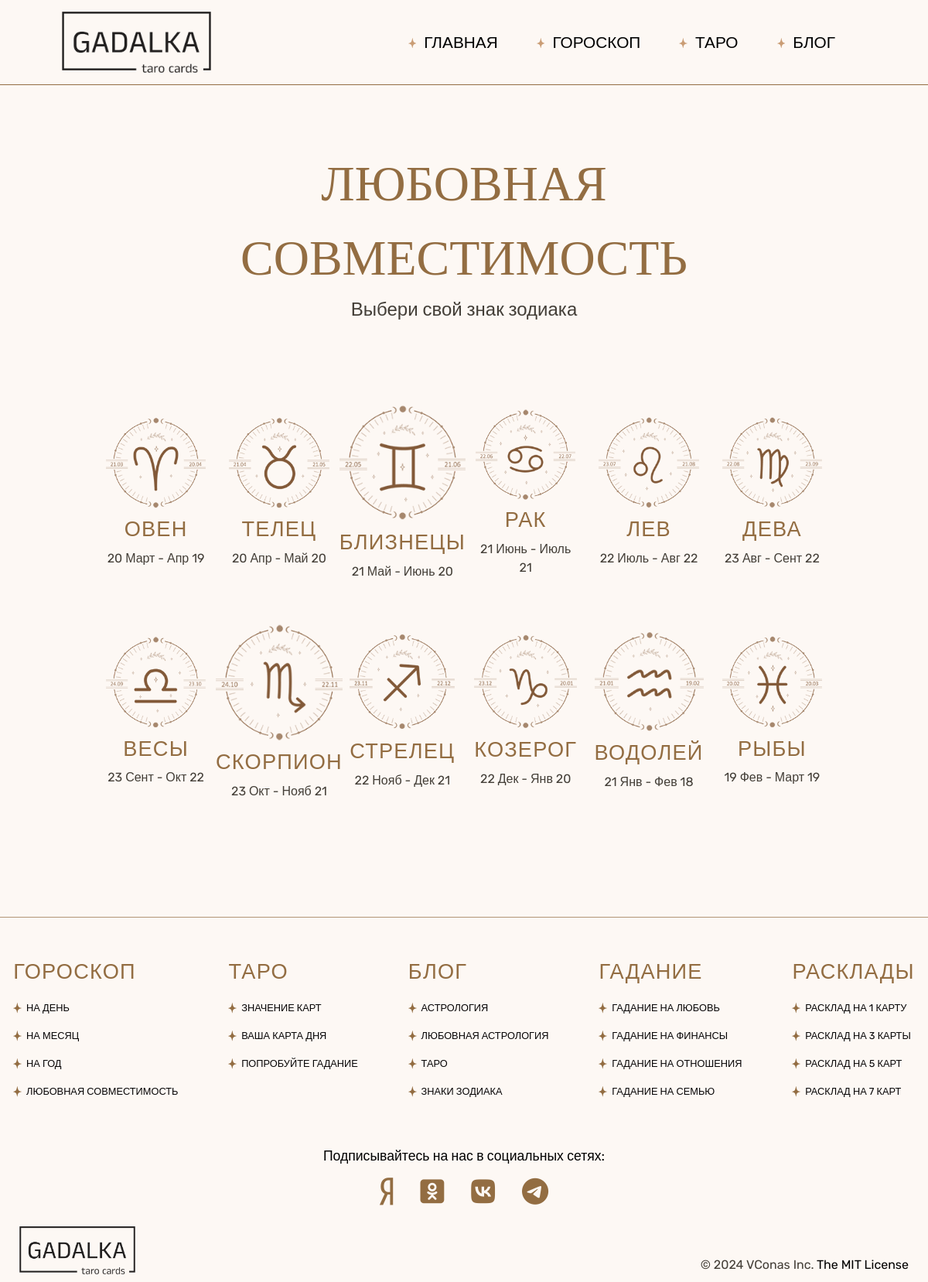
Screenshot of /pages/love-compatibility/love.php with the database file from the repository.
### tables this page shows
CREATE TABLE `signs` (
  `id` int NOT NULL,
  `sign_ru` varchar(16) NOT NULL,
  `sign_en` varchar(16) NOT NULL,
  `date_from` date NOT NULL,
  `date_to` date NOT NULL,
  `sign_type` int NOT NULL,
  `description` varchar(1024) NOT NULL
);

### public/parts/header/nav-links.php (called while the page is built, shortened)
<?
class Link {
    public function __construct($title, $links = [], $url = '#', $place = 3) {
        $this->title = $title;
        $this->url = $url;
        $this->links= $links;
    }
}
$links = [
    new Link("Главная", [], '/'),
    new Link('Гороскоп', [
        new Link('На День', [], '/horoscope'),
        new Link('На Месяц', [], '/horoscope?on=month'),
        new Link('На Год', [], '/horoscope?on=year'),
        new Link('Любовная Совместимость', [], '/love-compatibility'),
    ], '/horoscope', LinkPlace::$Both),
    new Link('Таро', [
        new Link('Значение карт', [], '/taro/cards'),
        new Link('Ваша карта дня', [], '/'),
        new Link('Попробуйте гадание', [], '/'),
    ], '/cards', LinkPlace::$Both),
    new Link('Блог', [
        new Link('Астрология'),
        new Link('Любовная Астрология'),
        new Link('Таро'),
        new Link('Знаки зодиака'),
    ], '/blog', LinkPlace::$Both),
    new Link('Гадание', [
        new Link('Гадание на любовь'),
        new Link('Гадание на финансы'),
        new Link('Гадание на отношения'),
        new Link('Гадание на семью'),
    ], '#', LinkPlace::$Footer),
    new Link('Расклады', [
        new Link('Расклад на 1 карту'),
        new Link('Расклад на 3 карты'),
        new Link('Расклад на 5 карт'),
        new Link('Расклад на 7 карт'),
    ], '#', LinkPlace::$Footer)
];

### public/php/sign.php (called while the page is built, shortened)
<?
class Sign {
    private static $short_month_list = [
        'янв', 'фев', 'март', 'апр', 'май', 'июнь', 'июль', 'авг', 'сент', 'окт', 'нояб', 'дек'
    ];
    public $date_from;
    public $date_to;
    public function __construct($id = 0, $name_ru='', $name_en='', $date_from='', $date_to='', $description='') {
        $this->name_ru = $name_ru;
        $this->name_en = $name_en;
        $this->date_from = $date_from;
        $this->date_to = $date_to;
    }
    public static function NewSignFromSQLRow($row) {
        return new Sign($row['id'], $row['sign_ru'], $row['sign_en'], $row['date_from'], $row['date_to'], $row['description']);
    }
    public function ShortDatesString() {
        $timestamp_from = strtotime($this->date_from);
        $month_from = Sign::$short_month_list[date('m', $timestamp_from)-1];
        $day_from = date("d", $timestamp_from);
        $timestamp_to = strtotime($this->date_to);
        $month_to = Sign::$short_month_list[date('m', $timestamp_to)-1];
        $day_to = date("d", $timestamp_to);
        return mb_convert_case($day_from.' '.  $month_from.' - '.$month_to.' '.$day_to, MB_CASE_TITLE, "UTF-8");
    }
    public static function GetSignArrayFromDB() {
        $m = new mysqli(getenv('dbhost'),getenv('dbuser'), getenv('dbpass'), getenv('dbname'));
        $r = $m->query("SELECT * FROM signs");
        $signs = [];
        while($row = $r->fetch_assoc()) {
            array_push($signs, Sign::NewSignFromSQLRow($row));
        }
        return $signs;
    }
}

### public/pages/love-compatibility/love.php (the view, shortened to what this page needs)
<?$root = realpath($_SERVER["DOCUMENT_ROOT"]);?>
<!DOCTYPE html>
<html lang="ru">
<head>
    <?
        require_once($root.'/php/sign.php');
        include_once($root.'/parts/head.php');
        $signs = Sign::GetSignArrayFromDB();
    ?>
    <link rel="stylesheet" href="..\..\parts/header/header.css">
    <link rel="stylesheet" href="..\..\parts/footer/footer.css">
	<link rel="stylesheet" href="..\..\parts/css-normalize.css">
    <link rel="stylesheet" href="/pages/love-compatibility/love.css">
    <link rel="stylesheet" href="..\..\main.css">
</head>
<body class="light">
    <? require_once($root . '/parts/header/header.php'); ?>
    <div class="love-outer" itemscope itemtype="http://schema.org/ItemList">
        <div class="love-container">
            <div class="title-area">
                <h1 class="title-text light-bg" itemprop="name">Любовная совместимость</h1>
                <p class="h1-subtitle-text light-bg" itemprop="description">Выбери свой знак зодиака</p>
            </div>
            <?
                echo '<section>';
                $counter = 0;
                foreach ($signs as $key => $sign) {
                    ?>
                            <div class="sign" itemprop="itemListElement" itemscope itemtype="http://schema.org/ListItem">
                                <a href="love-compatibility/sign?sign=<?=$sign->name_en;?>" itemprop="url">
                                    <div class="img-wrapper"><img itemprop="image" src="../../img/zodiac-signs/circle/<?=$sign->name_en;?>.png" alt="zodiac-sign-<?=$sign->name_en;?>"></div>
                                    <div class="sign-name" itemprop="name">
                                        <h4 class="title-text light-bg"><?=$sign->name_ru;?></h4>
                                        <p class="date h4-subtitle-text light-bg"><?=$sign->ShortDatesString()?></p>
                                    </div>
                                </a>
                            </div>
                    <?
                    $counter++;
                    if($counter == 6) echo '</section><section>';
                }
                echo '</section>';
                ?>
        </div>
    </div>
    <? require_once($root.'/parts/footer/footer.php') ?>
</body>
</html>

### public/parts/head.php (shortened to what this page needs)
<link rel="stylesheet" href="https://cdnjs.cloudflare.com/ajax/libs/font-awesome/6.5.2/css/all.css" />

### public/parts/header/header.php (shortened to what this page needs)
<header class="header" itemscope itemtype="http://schema.org/WPHeader">
    <div class="header-wrapper">
        <span class="logo" itemscope itemtype="http://schema.org/Organization">
            <a href="/" itemprop="url">
                <img src="/img/logo.png" alt="Таро Гадалка Логотип" itemprop="logo">
            </a>
        </span>
        <div class="nav" >
            <?
                require('nav-links.php');
            ?>
            <ul class="desktop-links">
                <?
                    foreach ($links as $k => $v) {
                        if($v->place != LinkPlace::$Both && $v->place != LinkPlace::$Header) continue;
                        ?>
                        <li class="menu-link" itemscope itemtype="http://schema.org/SiteNavigationElement">
                            <div class="link-wrapper">
                                <a href="<?=$v->url?>" class="text" itemprop="url">
                                    <span class="s-icon">
                                    </span>
                                    <span itemprop="name"><?=$v->title?></span>
                                </a>
                                <?
                                    if(sizeof($v->links) == 0)
                                        continue;
                                ?>
                            </div>
                        </li>
                        <?
                    }
                ?>
            </ul>
        </div>
    </div>
</header>

### public/parts/footer/footer.php (shortened to what this page needs)
<footer itemscope itemtype="http://schema.org/WPFooter">
    <div class="links-container" itemscope itemtype="http://schema.org/WebPage">
        <?foreach($links as $k => $l) {
            if(count($l->links) == 0) continue;
            ?>
                <div itemscope itemtype="http://schema.org/SiteNavigationElement" class="footer-links-wrapper">
                    <a href="<?=$l->url?>"><h4 class="title-text "><?=$l->title?></h4></a>
                    <? foreach($l->links as $k => $link) {?>
                        <div class="learn-more-btn" >
                            <span class="s-icon">
                            </span>
                            <a itemprop="url" href="<?=$link->url?>" class="text">
                                <span itemprop="name"><?=$link->title?></span>
                            </a>
                        </div>
                    <?}?>
                </div>
            <?
        }?>
    </div>
    <div class="social-media-wrapper" itemscope itemtype="http://schema.org/Organization">
        <p class="h3-subtitle-text">Подписывайтесь на нас в социальных сетях:</p>
        <div class="social-logo">
            <a target='blank' itemprop="sameAs" href="https://dzen.ru/gadalka_magic"><i class="fa-brands fa-yandex"></i></a>
            <a target='blank' itemprop="sameAs" href="https://ok.ru/group/70000006796391"><i class="fa-brands fa-square-odnoklassniki"></i></a>
            <a target='blank' itemprop="sameAs" href="https://vk.com/club227014770"><i class="fa-brands fa-vk"></i></a>
            <a target='blank' itemprop="sameAs" href="https://t.me/e21rj3ifreij"><i class="fa-brands fa-telegram"></i></a>
        </div>
    </div>
    <div class="creator-container" itemscope itemtype="http://schema.org/Organization">
        <div class="footer-img-wrapper">
            <a href="/" itemprop="url">
                <img src="/img/logo.png" alt="Таро Онлайн Гадалка Логотип" title="Таро Онлайн Гадалка Логотип" itemprop="logo">
            </a>
        </div>
        <p class="h4-subtitle-text ">&copy; 2024 VConas Inc. <a href="https://opensource.org/license/mit">The MIT License</a></p>
    </div>
</footer>

### public/parts/header/header.css (style rules this page uses)
.header-wrapper { transition: 0.2s, background-color 0s; width: 100%; display: flex; justify-content: space-between; align-items: center; }
header.header { transition: 0.2s, background-color 0s; display: flex; padding: 0 120px 0 80px; justify-content: space-between; align-items: center; background-color: transparent; border-bottom: 1px solid rgb(147, 109, 66); height: 110px; }
header img { max-height: 80px; }
header.header ul.desktop-links { display: flex; justify-content: space-between; column-gap: 50px; position: relative; height: 100%; padding-inline-start: 0 !important; margin: 0 !important; margin-block-start: 0 !important; margin-block-end: 0 !important; align-items: center; }
header.header ul.desktop-links li { display: flex; column-gap: 15px; align-items: baseline; position: relative; height: 100%; }
header.header ul.desktop-links li svg { transition: .3s; transform: rotate(0); color: #ca9d75; }
.link-wrapper { height: 100%; display: flex; align-items: center; z-index: 999; }
.s-icon { overflow: hidden; }
header.header ul.desktop-links li .link-wrapper a { text-decoration: none; text-transform: uppercase; font-family: "Mulish", sans-serif; font-size: 1.3em; font-weight: 400; display: flex; column-gap: 10px; }
header.header ul.desktop-links li::after { content: ''; transition: .4s ease-out; display: inline-flex; position: absolute; width: 0%; bottom: -1px; border-bottom: 1px solid #936d42; }
.menu-link a { display: inline-flex; }

### public/parts/footer/footer.css (style rules this page uses)
footer { border-top: 1px solid rgba(147, 109, 66, .7); padding: 50px 0 10px 0; }
.light footer { background-color: #fdf8f4; }
.links-container { padding: 0 15px 50px 15px; display: flex; flex-wrap: wrap; justify-content: center; gap: 65px; }
.footer-links-wrapper { display: flex; flex-direction: column; align-items: flex-start; }
.footer-links-wrapper h4 { padding-bottom: 10px; }
.footer-img-wrapper { max-width: 150px; }
.creator-container { display: flex; padding: 0 25px; justify-content: space-between; align-items: end; column-gap: 10px; }
.social-media-wrapper { width: 100%; display: flex; flex-direction: column; padding-bottom: 25px; justify-content: center; align-items: center; gap: 15px; }
.light .social-logo i { color: #936d42 !important; }
.social-media-wrapper i { font-size: 2.2em; }
.social-media-wrapper p { font-size: 1.1em !important; font-family: 'Rubik', sans-serif; color: rgb(202, 157, 117) !important; text-align: center; }
.social-logo { display: flex; gap: 35px; }
.light .social-media-wrapper p { color: black !important; }

### public/pages/love-compatibility/love.css (style rules this page uses)
body { background-color: #fdf8f4; }
.love-outer { display: flex; justify-content: center; position: relative; width: 100%; min-height: 100%; padding-bottom: 150px; }
.love-container { width: 1100px; display: flex; flex-direction: column; align-items: center; justify-content: flex-start; min-height: 100%; position: relative; gap: 50px; }
.title-text { text-transform: uppercase; }
.love-container > section { display: flex; flex-direction: row; flex-wrap: wrap; align-content: center; justify-content: center; align-items: center; gap: 30px; width: 100%; }
section a { display: inline-block; }
.sign { display: flex; flex-direction: column; align-items: center; justify-content: center; row-gap: 25px; text-align: center; width: calc(16.6% - 30px); }
.sign-name { display: flex; flex-direction: column; align-items: center; justify-content: center; row-gap: 5px; text-align: center; }
.img-wrapper { max-width: 200px; max-height: 200px; }
@media screen and (max-width: 1200px) { .love-container { width: 960px; } }
.img-wrapper > img { max-width: 100%; max-height: 100%; transition: .3s cubic-bezier(.45,0,.55,1); transform: rotate(0deg); }

### rows the page displays
signs: sign_en (picture), sign_ru "ОВЕН", $sign->ShortDatesString() "20 Март - Апр 19"
signs: sign_en (picture), sign_ru "ТЕЛЕЦ", $sign->ShortDatesString() "20 Апр - Май 20"
signs: sign_en (picture), sign_ru "БЛИЗНЕЦЫ", $sign->ShortDatesString() "21 Май - Июнь 20"
signs: sign_en (picture), sign_ru "РАК", $sign->ShortDatesString() "21 Июнь - Июль 21"
signs: shows a picture, sign_ru "ЛЕВ", $sign->ShortDatesString() "22 Июль - Авг 22"
signs: sign_en (picture), sign_ru "ДЕВА", $sign->ShortDatesString() "23 Авг - Сент 22"
signs: sign_en (picture), sign_ru "ВЕСЫ", $sign->ShortDatesString() "23 Сент - Окт 22"
signs: sign_en (picture), sign_ru "СКОРПИОН", $sign->ShortDatesString() "23 Окт - Нояб 21"
signs: sign_en (picture), sign_ru "СТРЕЛЕЦ", $sign->ShortDatesString() "22 Нояб - Дек 21"
signs: sign_en (picture), sign_ru "КОЗЕРОГ", $sign->ShortDatesString() "22 Дек - Янв 20"
signs: sign_en (picture), sign_ru "ВОДОЛЕЙ", $sign->ShortDatesString() "21 Янв - Фев 18"
signs: sign_en (picture), sign_ru "РЫБЫ", $sign->ShortDatesString() "19 Фев - Март 19"

### other values shown
$v->title "ГЛАВНАЯ"
$v->title "ГОРОСКОП"
$v->title "ТАРО"
$v->title "БЛОГ"
$l->title "ГОРОСКОП"
$link->title "НА ДЕНЬ"
$link->title "НА МЕСЯЦ"
$link->title "НА ГОД"
$link->title "ЛЮБОВНАЯ СОВМЕСТИМОСТЬ"
$l->title "ТАРО"
$link->title "ЗНАЧЕНИЕ КАРТ"
$link->title "ВАША КАРТА ДНЯ"
$link->title "ПОПРОБУЙТЕ ГАДАНИЕ"
$l->title "БЛОГ"
$link->title "АСТРОЛОГИЯ"
